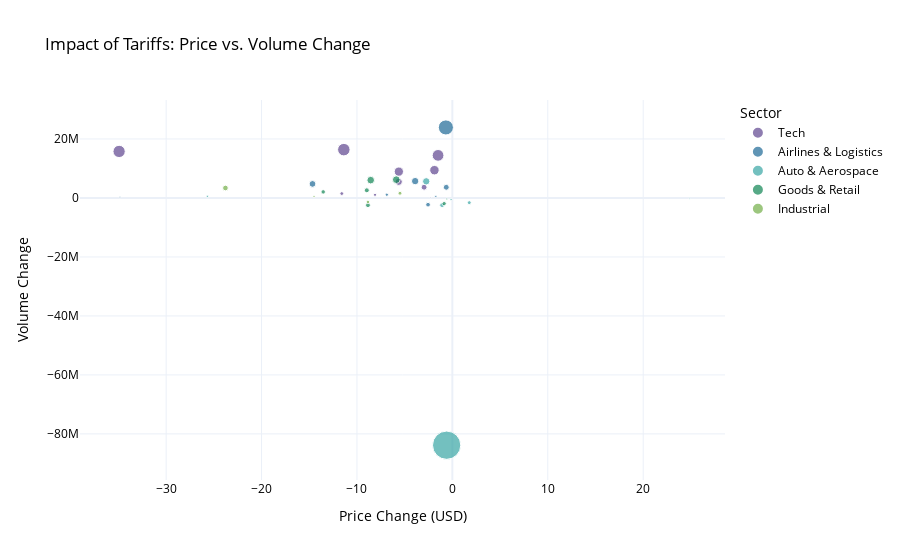

The notebook cell this image was saved under:
### Code cell
all_dfs = {
    'Tech': tech_df,
    'Airlines & Logistics': airlines_logistics_df,
    'Auto & Aerospace': auto_aero_df,
    'Goods & Retail': goods_retail_df,
    'Industrial': industrial_df
}

tariff_date_str = '2025-04-02'
tariff_date = pd.to_datetime(tariff_date_str, utc=True)

downward_companies = []

for sector, df in all_dfs.items():
    
    date_col = 'date' if 'date' in df.columns else 'Date'
    df = df.copy()
    
    df['Date'] = pd.to_datetime(df[date_col], utc=True)
    
    post_tariff_data = df[df['Date'] >= tariff_date].copy()
    
    for ticker in post_tariff_data['ticker'].unique():
        ticker_data = post_tariff_data[post_tariff_data['ticker'] == ticker].copy()
        
        if len(ticker_data) < 2:
            continue
        
        price_change = ticker_data['Close'].iloc[-1] - ticker_data['Close'].iloc[0]
        
        volume_change = ticker_data['Volume'].iloc[-1] - ticker_data['Volume'].iloc[0]
        
        if price_change < 0 or volume_change < 0:
            company_name = ticker_data['Company Name'].iloc[0]
            downward_companies.append({
                'Sector': sector,
                'Ticker': ticker,
                'Company Name': company_name,
                'Price Change': price_change,
                'Volume Change': volume_change
            })

downward_companies_df = pd.DataFrame(downward_companies)

downward_companies_df['Volume Change Magnitude'] = downward_companies_df['Volume Change'].abs()

fig = px.scatter(downward_companies_df,
                 x='Price Change',
                 y='Volume Change',
                 size='Volume Change Magnitude',
                 color='Sector',
                 hover_data=['Company Name', 'Ticker'],
                 title='Impact of Tariffs: Price vs. Volume Change',
                 labels={'Price Change': 'Price Change (USD)',
                         'Volume Change': 'Volume Change',
                         'Company Name': 'Company',
                         'Sector': 'Sector'},
                 color_discrete_sequence=px.colors.qualitative.Prism)

fig.update_layout(
    template="plotly_white",
    xaxis_title="Price Change (USD)",
    yaxis_title="Volume Change",
    legend_title="Sector",
    plot_bgcolor='rgba(255,255,255,1)',
    paper_bgcolor='rgba(255,255,255,1)',
    font_color="black"
)

fig.show()

### Figure 1 — Plotly figure (JSON) as saved in the notebook; plotly's stock layout.template omitted (floating-point values rounded to 4 significant figures)
{"data": [{"customdata": [["Apple Inc.", "AAPL"], ["Amazon.com Inc.", "AMZN"], ["Meta Platforms Inc.", "META"], ["HP Inc.", "HPQ"], ["Dell Technologies Inc.", "DELL"], ["International Business Machines Corp.", "IBM"], ["Intel Corp.", "INTC"], ["Advanced Micro Devices Inc.", "AMD"], ["NVIDIA Corp.", "NVDA"], ["Qualcomm Inc.", "QCOM"]], "hovertemplate": "Sector=Tech<br>Price Change (USD)=%{x}<br>Volume Change=%{y}<br>Volume Change Magnitude=%{marker.size}<br>Company=%{customdata[0]}<br>Ticker=%{customdata[1]}<extra></extra>", "legendgroup": "Tech", "marker": {"color": "rgb(95, 70, 144)", "size": [16380600, 1497300, 15773200, 152500, 3645400, 1062200, 9418500, 8936700, 14443400, 5474700], "sizemode": "area", "sizeref": 209600.0, "symbol": "circle"}, "mode": "markers", "name": "Tech", "orientation": "v", "showlegend": true, "type": "scatter", "x": [-11.38, -11.59, -34.93, -2.31, -2.963, -8.106, -1.88, -5.61, -1.5, -5.62], "xaxis": "x", "y": [16380600, 1497300, 15773200, 152500, 3645400, 1062200, 9418500, 8936700, 14443400, 5474700], "yaxis": "y"}, {"customdata": [["Delta Air Lines Inc.", "DAL"], ["American Airlines Group Inc.", "AAL"], ["United Airlines Holdings Inc.", "UAL"], ["Southwest Airlines Co.", "LUV"], ["Alaska Air Group Inc.", "ALK"], ["JetBlue Airways Corp.", "JBLU"], ["United Parcel Service Inc.", "UPS"], ["FedEx Corp.", "FDX"]], "hovertemplate": "Sector=Airlines & Logistics<br>Price Change (USD)=%{x}<br>Volume Change=%{y}<br>Volume Change Magnitude=%{marker.size}<br>Company=%{customdata[0]}<br>Ticker=%{customdata[1]}<extra></extra>", "legendgroup": "Airlines & Logistics", "marker": {"color": "rgb(29, 105, 150)", "size": [522500, 3618100, 2283000, 5712400, 1106400, 23910500, 4765800, 288000], "sizemode": "area", "sizeref": 209600.0, "symbol": "circle"}, "mode": "markers", "name": "Airlines & Logistics", "orientation": "v", "showlegend": true, "type": "scatter", "x": [-1.735, -0.64, -2.55, -3.9, -6.87, -0.68, -14.66, -34.84], "xaxis": "x", "y": [522500, 3618100, -2283000, 5712400, 1106400, 23910500, 4765800, 288000], "yaxis": "y"}, {"customdata": [["Ford Motor Company", "F"], ["General Motors Company", "GM"], ["Tesla, Inc.", "TSLA"], ["General Electric Company", "GE"], ["Lockheed Martin Corporation", "LMT"], ["Stellantis N.V.", "STLA"], ["Northrop Grumman Corporation", "NOC"]], "hovertemplate": "Sector=Auto & Aerospace<br>Price Change (USD)=%{x}<br>Volume Change=%{y}<br>Volume Change Magnitude=%{marker.size}<br>Company=%{customdata[0]}<br>Ticker=%{customdata[1]}<extra></extra>", "legendgroup": "Auto & Aerospace", "marker": {"color": "rgb(56, 166, 165)", "size": [502300, 5643000, 83826700, 1590200, 175300, 2439200, 561500], "sizemode": "area", "sizeref": 209600.0, "symbol": "circle"}, "mode": "markers", "name": "Auto & Aerospace", "orientation": "v", "showlegend": true, "type": "scatter", "x": [-0.138, -2.74, -0.6, 1.77, 24.88, -1.077, -25.68], "xaxis": "x", "y": [-502300, 5643000, -83826700, -1590200, -175300, -2439200, 561500], "yaxis": "y"}, {"customdata": [["Target Corp.", "TGT"], ["Nike Inc.", "NKE"], ["Under Armour Inc.", "UA"], ["PVH Corp.", "PVH"], ["Levi Strauss & Co.", "LEVI"], ["Procter & Gamble Co.", "PG"], ["PepsiCo Inc.", "PEP"]], "hovertemplate": "Sector=Goods & Retail<br>Price Change (USD)=%{x}<br>Volume Change=%{y}<br>Volume Change Magnitude=%{marker.size}<br>Company=%{customdata[0]}<br>Ticker=%{customdata[1]}<extra></extra>", "legendgroup": "Goods & Retail", "marker": {"color": "rgb(15, 133, 84)", "size": [2600900, 6044500, 1913493, 2450800, 345600, 6201000, 2057300], "sizemode": "area", "sizeref": 209600.0, "symbol": "circle"}, "mode": "markers", "name": "Goods & Retail", "orientation": "v", "showlegend": true, "type": "scatter", "x": [-8.967, -8.56, -0.86, -8.85, -0.5814, -5.88, -13.54], "xaxis": "x", "y": [2600900, 6044500, -1913493, -2450800, -345600, 6201000, 2057300], "yaxis": "y"}, {"customdata": [["Caterpillar Inc.", "CAT"], ["Deere & Co.", "DE"], ["Whirlpool Corp.", "WHR"], ["Honeywell International Inc.", "HON"], ["3M Company", "MMM"]], "hovertemplate": "Sector=Industrial<br>Price Change (USD)=%{x}<br>Volume Change=%{y}<br>Volume Change Magnitude=%{marker.size}<br>Company=%{customdata[0]}<br>Ticker=%{customdata[1]}<extra></extra>", "legendgroup": "Industrial", "marker": {"color": "rgb(115, 175, 72)", "size": [3377200, 68800, 486200, 1608100, 1348300], "sizemode": "area", "sizeref": 209600.0, "symbol": "circle"}, "mode": "markers", "name": "Industrial", "orientation": "v", "showlegend": true, "type": "scatter", "x": [-23.79, -7.34, -14.5, -5.49, -8.85], "xaxis": "x", "y": [3377200, -68800, 486200, 1608100, -1348300], "yaxis": "y"}], "layout": {"font": {"color": "black"}, "legend": {"itemsizing": "constant", "title": {"text": "Sector"}, "tracegroupgap": 0}, "paper_bgcolor": "rgba(255,255,255,1)", "plot_bgcolor": "rgba(255,255,255,1)", "title": {"text": "Impact of Tariffs: Price vs. Volume Change"}, "xaxis": {"anchor": "y", "domain": [0, 1], "title": {"text": "Price Change (USD)"}}, "yaxis": {"anchor": "x", "domain": [0, 1], "title": {"text": "Volume Change"}}}}
